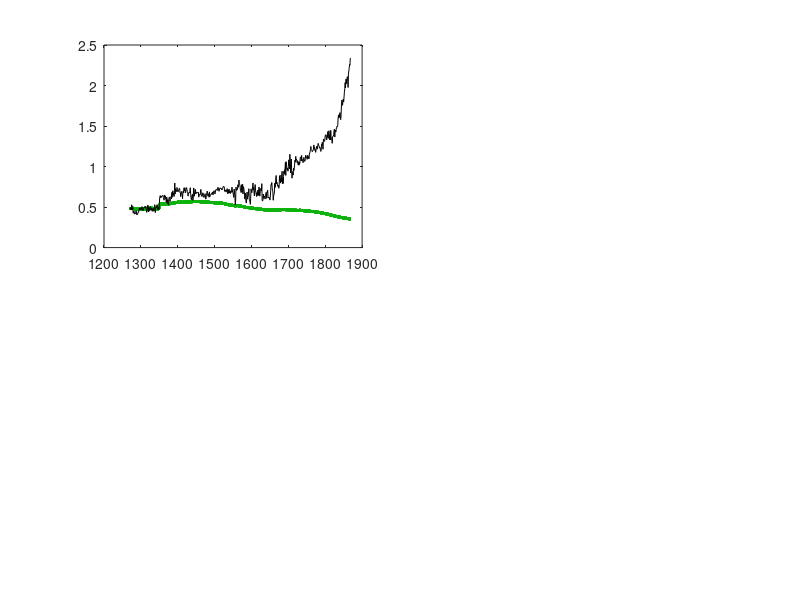

Write the MATLAB code that produced this figure. (Note: this script raises an error after producing the figure.)
clc
clear all
close all

load zero_alfa_long.mat
load zett_alfa_long.mat
load etta_alfa_long.mat
load endo_alfa_long.mat

Tend = 601;

figure(1)
subplot(2,2,1)
hM = plot(per(1:Tend-1,:),ySimT_zero_long(1:Tend-1,:),'Color',[0.05 0.7 0.05],'LineWidth',2);
hold on
hD = plot(per(1:Tend-1,:),yd(1:Tend-1,:),'k-');
hold off
hMGroup = hggroup;
hDGroup = hggroup;
set(hM,'Parent',hMGroup)
set(hD,'Parent',hDGroup)
set(get(get(hMGroup,'Annotation'),'LegendInformation'),'IconDisplayStyle','on'); 
set(get(get(hDGroup,'Annotation'),'LegendInformation'),'IconDisplayStyle','on'); 
legend('model','data','Orientation','vertical','Location','NorthWest')
grid on
ylim([0 2.5])
xlim([per(1,1) per(Tend-1,1)])
ylabel('1700=1')
text('Position',[1400 0.25],'string','X_{t+1}=X_{t}','Color',[0.05 0.7 0.05])
title('constant productivity')
subplot(2,2,2)
plot(per(1:Tend-1,:),ySimT_zett_long(1:Tend-1,:),'Color',[0.05 0.7 0.05],'LineWidth',2)
hold on
plot(per(1:Tend-1,:),yd(1:Tend-1,:),'k-')
hold off
grid on
ylim([0 2.5])
xlim([per(1,1) per(Tend-1,1)])
text('Position',[1400 0.25],'string','X_{t+1}=\zeta+X_{t}','Color',[0.05 0.7 0.05])
title('arithmetic growth')
subplot(2,2,3)
plot(per(1:Tend-1,:),ySimT_etta_long(1:Tend-1,:),'Color',[0.05 0.7 0.05],'LineWidth',2)
hold on
plot(per(1:Tend-1,:),yd(1:Tend-1,:),'k-')
hold off
grid on
ylim([0 2.5])
xlim([per(1,1) per(Tend-1,1)])
xlabel('years')
ylabel('1700=1')
text('Position',[1400 0.25],'string','X_{t+1}=(1+\eta)X_{t}','Color',[0.05 0.7 0.05])
title('exponential growth')
subplot(2,2,4)
plot(per(1:Tend-1,:),ySimT_endo_long(1:Tend-1,:),'Color',[0.05 0.7 0.05],'LineWidth',2)
hold on
plot(per(1:Tend-1,:),yd(1:Tend-1,:),'k-')
hold off
grid on
ylim([0 2.5])
xlim([per(1,1) per(Tend-1,1)])
xlabel('years')
text('Position',[1400 0.25],'string','X_{t+1}=(1+\gamma L_{t})X_{t}','Color',[0.05 0.7 0.05])
title('Boserup-Kremer endogenous growth')
saveas(gcf,'FigLR','epsc')